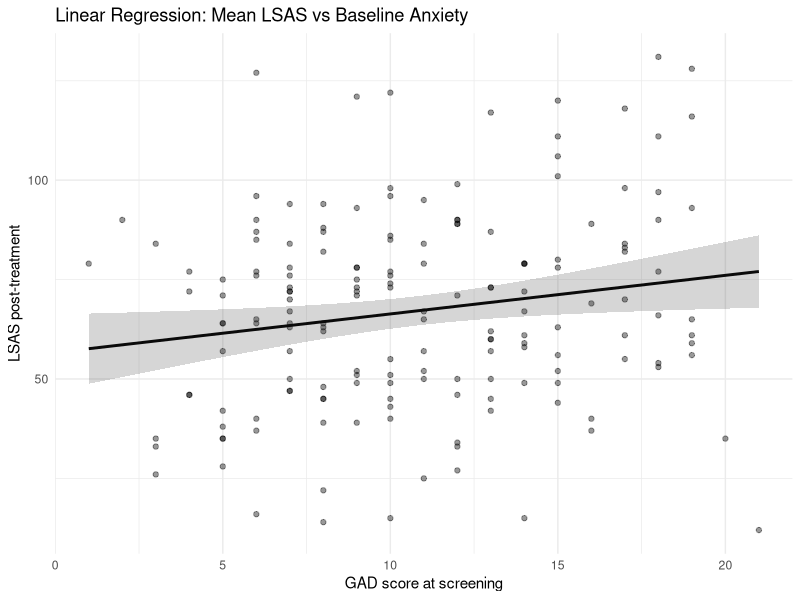
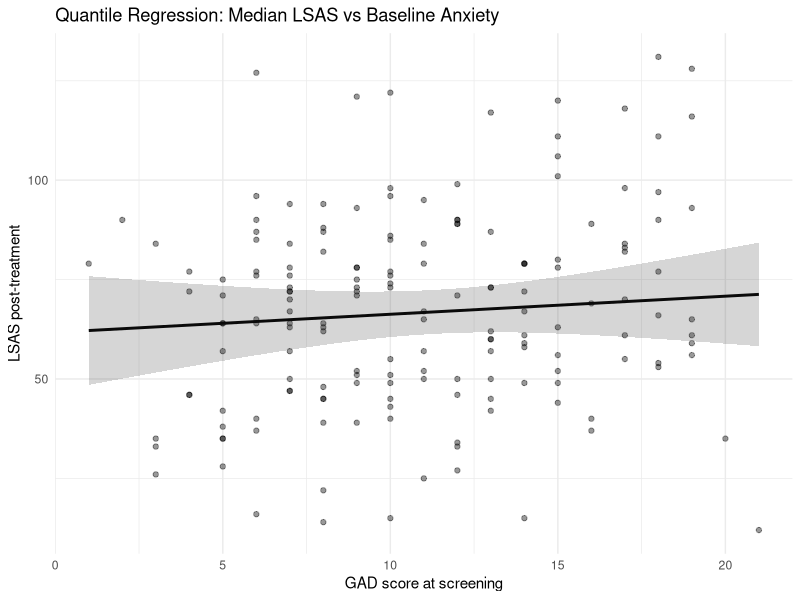
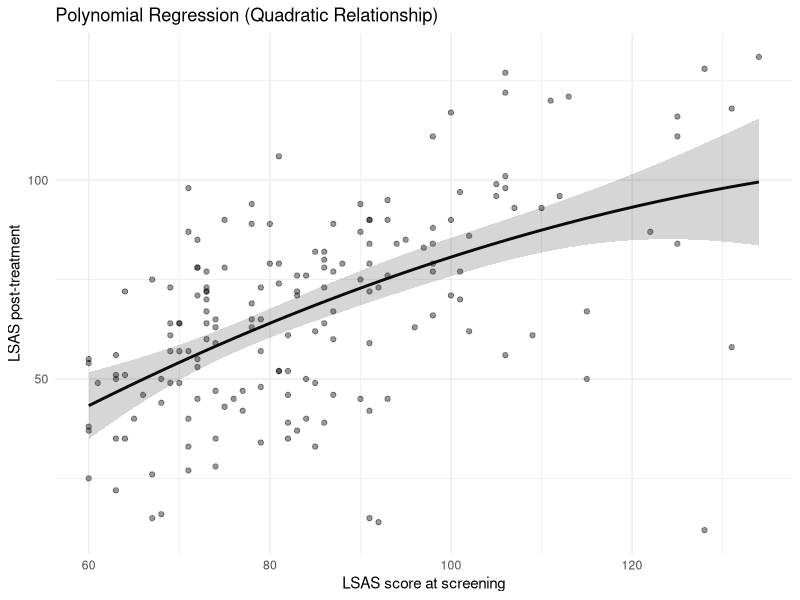
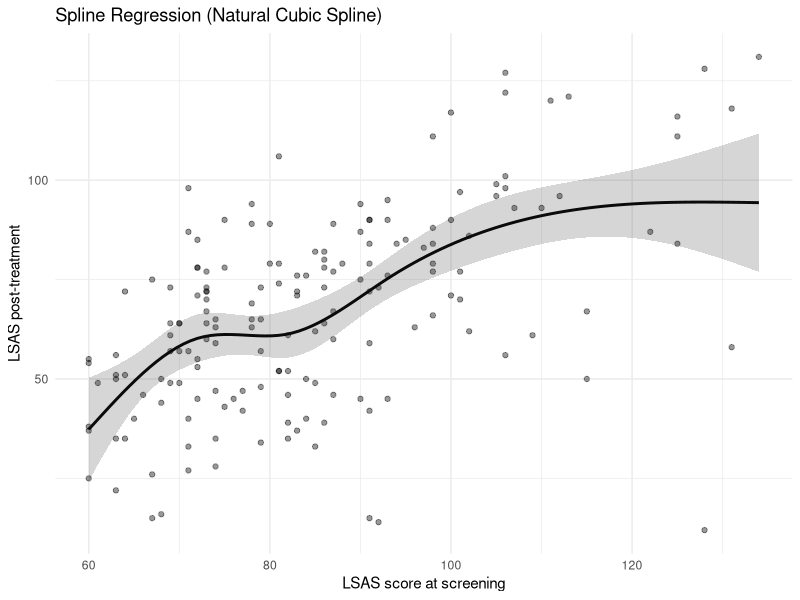
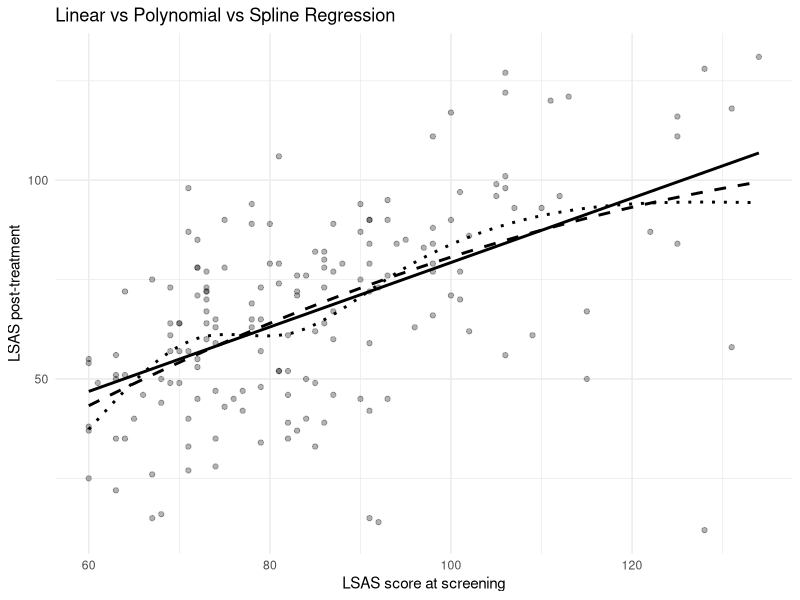

These figures' R source, in order:
## ---- chunk 1
library(tidyverse) 
library(broom) 
library(quantreg) 
library(marginaleffects) 
library(here)
## ---- chunk 2
df <- read.csv(here("data", "steps_clean.csv"))
df <- df %>% rename(grp = group)
## ---- chunk 3

summary(df$gad_screen)
## ---- chunk 4
lsas_post ~ gad_screen
## ---- chunk 5
mod_lm <- lm(lsas_post ~ gad_screen, data = df)
summary(mod_lm)
## ---- chunk 6
cor(df$lsas_post, df$gad_screen, use = "complete.obs")
## ---- chunk 7
coef(lm(scale(lsas_post) ~ scale(gad_screen), data = df))[2]
cor(df$lsas_post, df$gad_screen, use = "complete.obs")

## ---- chunk 8
mod_rq <- rq(lsas_post ~ gad_screen, tau = 0.5, data = df)
summary(mod_rq)
## ---- chunk 9
names(mod_lm)
coef(mod_lm)
## ---- chunk 10
coef(mod_rq)
## ---- chunk 11
# Create a grid of gad_screen values (50 points from min to max)
newdat <- marginaleffects::datagrid(
  newdata = df,
  gad_screen = seq(
    min(df$gad_screen, na.rm = TRUE),
    max(df$gad_screen, na.rm = TRUE),
    length.out = 50
  )
)

# Get predictions from the linear model at those values
pred_lm <- marginaleffects::predictions(mod_lm, newdata = newdat)
pred_lm
## ---- chunk 12
pred_rq <- predictions(mod_rq, newdata = newdat)
pred_rq
## ---- chunk 13
avg_slopes(mod_lm)
## ---- chunk 14
avg_slopes(mod_rq)
## ---- chunk 15
ggplot(df, aes(x = gad_screen, y = lsas_post)) +
geom_point(alpha = 0.4) + # plot the individual values
geom_line(data = pred_lm, aes(y = estimate), linewidth = 1) + # add the regression line
geom_ribbon( # add a confidence interval around the line
data = pred_lm,
aes(ymin = conf.low, ymax = conf.high),
alpha = 0.2
) +
labs(
x = "GAD score at screening",
y = "LSAS post-treatment",
title = "Linear Regression: Mean LSAS vs Baseline Anxiety"
) +
theme_minimal()

## ---- chunk 16
ggplot(df, aes(x = gad_screen, y = lsas_post)) + 
geom_point(alpha = 0.4) + # plot the individual values
geom_line(data = pred_rq, aes(y = estimate), linewidth = 1) + # plot the regression line
geom_ribbon( # plot confidence interval
data = pred_rq,
aes(ymin = conf.low, ymax = conf.high),
alpha = 0.2
) +
labs(
x = "GAD score at screening",
y = "LSAS post-treatment",
title = "Quantile Regression: Median LSAS vs Baseline Anxiety"
) +
theme_minimal()

## ---- chunk 17
mod_lm_poly <- lm(lsas_post ~ poly(lsas_screen, 2, raw = TRUE), data = df)
summary(mod_lm_poly)

## ---- chunk 18
newdat <- marginaleffects::datagrid(
newdata = df,
lsas_screen = seq(
min(df$lsas_screen, na.rm = TRUE),
max(df$lsas_screen, na.rm = TRUE),
length.out = 100
)
)

pred_poly <- marginaleffects::predictions(
mod_lm_poly,
newdata = newdat
)

ggplot(df, aes(x = lsas_screen, y = lsas_post)) +
geom_point(alpha = 0.4) +
geom_line(data = pred_poly, aes(y = estimate), linewidth = 1) +
geom_ribbon(
data = pred_poly,
aes(ymin = conf.low, ymax = conf.high),
alpha = 0.2
) +
labs(
x = "LSAS score at screening",
y = "LSAS post-treatment",
title = "Polynomial Regression (Quadratic Relationship)"
) +
theme_minimal()

## ---- chunk 19
library(splines)

mod_lm_spline <- lm(
lsas_post ~ ns(lsas_screen, df = 4),
data = df
)
summary(mod_lm_spline)

## ---- chunk 20
pred_spline <- marginaleffects::predictions(
mod_lm_spline,
newdata = newdat
)

ggplot(df, aes(x = lsas_screen, y = lsas_post)) +
geom_point(alpha = 0.4) +
geom_line(data = pred_spline, aes(y = estimate), linewidth = 1) +
geom_ribbon(
data = pred_spline,
aes(ymin = conf.low, ymax = conf.high),
alpha = 0.2
) +
labs(
x = "LSAS score at screening",
y = "LSAS post-treatment",
title = "Spline Regression (Natural Cubic Spline)"
) +
theme_minimal()

## ---- chunk 21
mod_lm_linear <- lm(lsas_post ~ lsas_screen, data = df)

pred_linear <- marginaleffects::predictions(
mod_lm_linear,
newdata = newdat
)

ggplot(df, aes(x = lsas_screen, y = lsas_post)) +
geom_point(alpha = 0.3) +
geom_line(data = pred_linear, aes(y = estimate), linewidth = 1) +
geom_line(data = pred_poly, aes(y = estimate),
linetype = "dashed", linewidth = 1) +
geom_line(data = pred_spline, aes(y = estimate),
linetype = "dotted", linewidth = 1) +
labs(
x = "LSAS score at screening",
y = "LSAS post-treatment",
title = "Linear vs Polynomial vs Spline Regression"
) +
theme_minimal()
